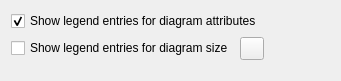
                <widget class="QWidget" name="scrollAreaWidgetContents_2">
                 <property name="geometry">
                  <rect>
                   <x>0</x>
                   <y>0</y>
                   <width>341</width>
                   <height>81</height>
                  </rect>
                 </property>
                 <layout class="QVBoxLayout" name="verticalLayout_12">
                  <item>
                   <widget class="QCheckBox" name="mCheckBoxAttributeLegend">
                    <property name="text">
                     <string>Show legend entries for diagram attributes</string>
                    </property>
                    <property name="checked">
                     <bool>true</bool>
                    </property>
                   </widget>
                  </item>
                  <item>
                   <layout class="QHBoxLayout" name="horizontalLayout_5">
                    <item>
                     <widget class="QCheckBox" name="mCheckBoxSizeLegend">
                      <property name="text">
                       <string>Show legend entries for diagram size</string>
                      </property>
                      <property name="checked">
                       <bool>false</bool>
                      </property>
                     </widget>
                    </item>
                    <item>
                     <widget class="QToolButton" name="mButtonSizeLegendSettings">
                      <property name="icon">
                       <iconset resource="../../images/images.qrc">
                        <normaloff>:/images/themes/default/mIconDiagramLegend.svg</normaloff>:/images/themes/default/mIconDiagramLegend.svg</iconset>
                      </property>
                      <property name="toolTip">
                       <string>Customize diagram size...</string>
                      </property>
                     </widget>
                    </item>
                    <item>
                     <spacer name="horizontalSpacer_111">
                      <property name="orientation">
                       <enum>Qt::Horizontal</enum>
                      </property>
                      <property name="sizeHint" stdset="0">
                       <size>
                        <width>40</width>
                        <height>20</height>
                       </size>
                      </property>
                     </spacer>
                    </item>
                   </layout>
                  </item>
                  <item>
                   <spacer name="verticalSpacer_7">
                    <property name="orientation">
                     <enum>Qt::Vertical</enum>
                    </property>
                    <property name="sizeHint" stdset="0">
                     <size>
                      <width>20</width>
                      <height>40</height>
                     </size>
                    </property>
                   </spacer>
                  </item>
                 </layout>
                </widget>
